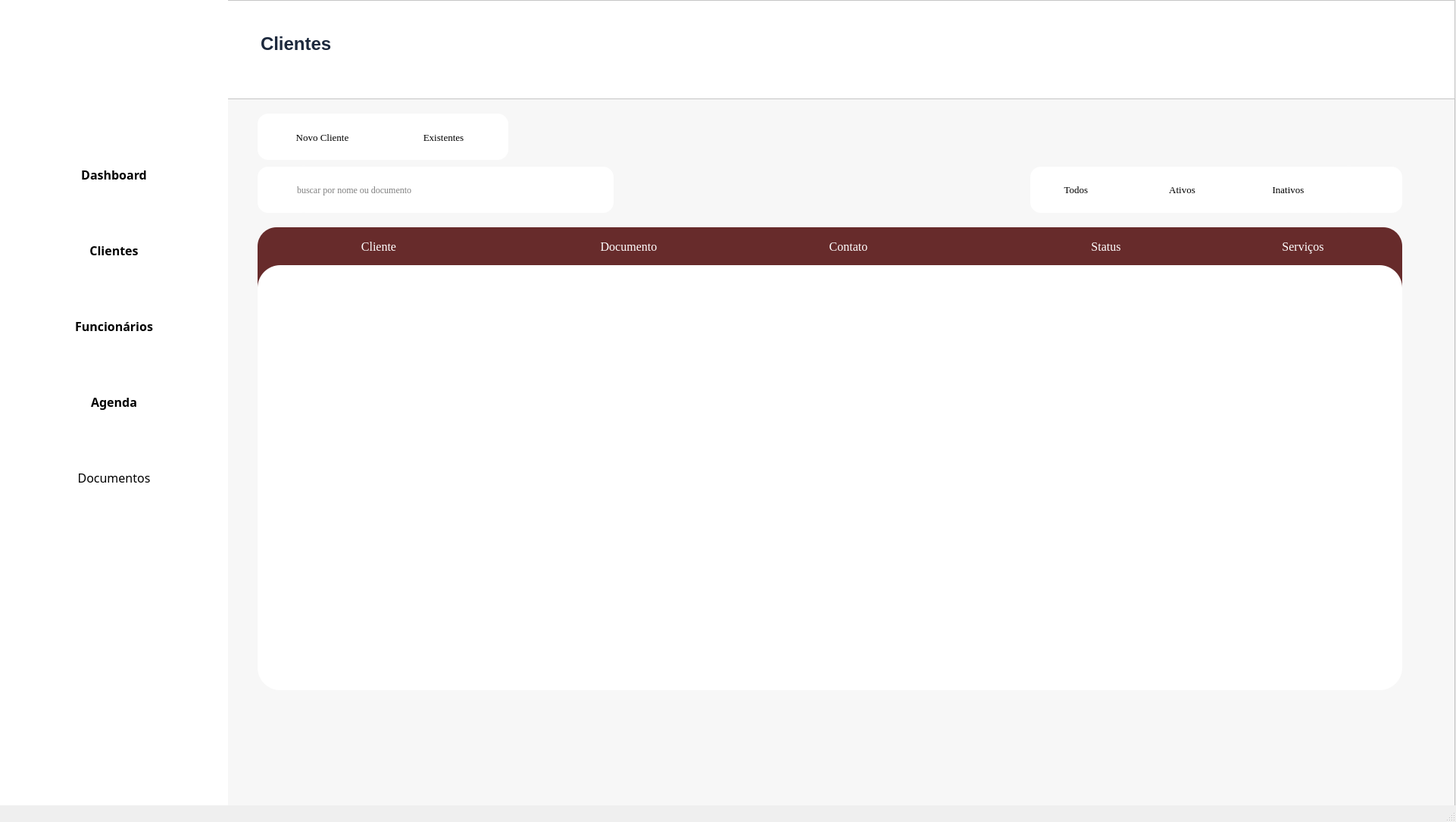
<?xml version="1.0" encoding="UTF-8"?>
<ui version="4.0">
 <class>MainWindow</class>
 <widget class="QMainWindow" name="MainWindow">
  <property name="geometry">
   <rect>
    <x>0</x>
    <y>0</y>
    <width>1922</width>
    <height>1085</height>
   </rect>
  </property>
  <property name="cursor">
   <cursorShape>PointingHandCursor</cursorShape>
  </property>
  <property name="windowTitle">
   <string>MainWindow</string>
  </property>
  <widget class="QWidget" name="centralwidget">
   <widget class="QFrame" name="frame_3">
    <property name="geometry">
     <rect>
      <x>300</x>
      <y>130</y>
      <width>1621</width>
      <height>951</height>
     </rect>
    </property>
    <property name="toolTip">
     <string/>
    </property>
    <property name="styleSheet">
     <string notr="true">background-color: rgb(247, 247, 247);
</string>
    </property>
    <property name="frameShape">
     <enum>QFrame::StyledPanel</enum>
    </property>
    <property name="frameShadow">
     <enum>QFrame::Raised</enum>
    </property>
    <widget class="QFrame" name="Frame_Cliente">
     <property name="geometry">
      <rect>
       <x>40</x>
       <y>220</y>
       <width>1511</width>
       <height>561</height>
      </rect>
     </property>
     <property name="layoutDirection">
      <enum>Qt::RightToLeft</enum>
     </property>
     <property name="styleSheet">
      <string notr="true">#Frame_Cliente {
	background-color: white;
    border-radius: 30%;
	padding: 8px;
}
</string>
     </property>
     <property name="frameShape">
      <enum>QFrame::StyledPanel</enum>
     </property>
     <property name="frameShadow">
      <enum>QFrame::Raised</enum>
     </property>
    </widget>
    <widget class="QLineEdit" name="lineEdit">
     <property name="geometry">
      <rect>
       <x>90</x>
       <y>90</y>
       <width>420</width>
       <height>61</height>
      </rect>
     </property>
     <property name="font">
      <font>
       <family>Georgia</family>
      </font>
     </property>
     <property name="styleSheet">
      <string notr="true">background-color: white;
border-radius: 14px;</string>
     </property>
     <property name="inputMask">
      <string/>
     </property>
     <property name="text">
      <string/>
     </property>
     <property name="maxLength">
      <number>32767</number>
     </property>
     <property name="echoMode">
      <enum>QLineEdit::Normal</enum>
     </property>
     <property name="placeholderText">
      <string>buscar por nome ou documento</string>
     </property>
    </widget>
    <widget class="QPushButton" name="pushButton_3">
     <property name="geometry">
      <rect>
       <x>40</x>
       <y>90</y>
       <width>71</width>
       <height>61</height>
      </rect>
     </property>
     <property name="cursor">
      <cursorShape>PointingHandCursor</cursorShape>
     </property>
     <property name="layoutDirection">
      <enum>Qt::LeftToRight</enum>
     </property>
     <property name="styleSheet">
      <string notr="true">background-color: white;
border-radius: 14px;</string>
     </property>
     <property name="text">
      <string/>
     </property>
     <property name="icon">
      <iconset>
       <normaloff>../Source/lupa.png</normaloff>../Source/lupa.png</iconset>
     </property>
     <property name="flat">
      <bool>false</bool>
     </property>
    </widget>
    <widget class="QFrame" name="frame_4">
     <property name="geometry">
      <rect>
       <x>40</x>
       <y>20</y>
       <width>331</width>
       <height>61</height>
      </rect>
     </property>
     <property name="styleSheet">
      <string notr="true">background-color: white;
border-radius: 14px;</string>
     </property>
     <property name="frameShape">
      <enum>QFrame::StyledPanel</enum>
     </property>
     <property name="frameShadow">
      <enum>QFrame::Raised</enum>
     </property>
     <widget class="QPushButton" name="pushButton_2">
      <property name="geometry">
       <rect>
        <x>180</x>
        <y>11</y>
        <width>131</width>
        <height>41</height>
       </rect>
      </property>
      <property name="font">
       <font>
        <family>Georgia</family>
        <pointsize>10</pointsize>
       </font>
      </property>
      <property name="text">
       <string>Existentes</string>
      </property>
      <property name="icon">
       <iconset>
        <normaloff>../Source/utilizador.png</normaloff>../Source/utilizador.png</iconset>
      </property>
      <property name="iconSize">
       <size>
        <width>20</width>
        <height>20</height>
       </size>
      </property>
     </widget>
     <widget class="QPushButton" name="pushButton">
      <property name="geometry">
       <rect>
        <x>20</x>
        <y>11</y>
        <width>131</width>
        <height>41</height>
       </rect>
      </property>
      <property name="font">
       <font>
        <family>Georgia</family>
        <pointsize>10</pointsize>
       </font>
      </property>
      <property name="text">
       <string>Novo Cliente</string>
      </property>
      <property name="icon">
       <iconset>
        <normaloff>../Source/botao-adicionar.png</normaloff>../Source/botao-adicionar.png</iconset>
      </property>
      <property name="iconSize">
       <size>
        <width>20</width>
        <height>20</height>
       </size>
      </property>
     </widget>
    </widget>
    <widget class="QFrame" name="frame_5">
     <property name="geometry">
      <rect>
       <x>1060</x>
       <y>90</y>
       <width>431</width>
       <height>61</height>
      </rect>
     </property>
     <property name="font">
      <font>
       <family>Georgia</family>
      </font>
     </property>
     <property name="styleSheet">
      <string notr="true">background-color: white;
border-radius: 14px;</string>
     </property>
     <property name="frameShape">
      <enum>QFrame::StyledPanel</enum>
     </property>
     <property name="frameShadow">
      <enum>QFrame::Raised</enum>
     </property>
     <widget class="QPushButton" name="pushButton_5">
      <property name="geometry">
       <rect>
        <x>0</x>
        <y>10</y>
        <width>121</width>
        <height>41</height>
       </rect>
      </property>
      <property name="font">
       <font>
        <family>Georgia</family>
        <pointsize>10</pointsize>
       </font>
      </property>
      <property name="cursor">
       <cursorShape>PointingHandCursor</cursorShape>
      </property>
      <property name="text">
       <string>Todos</string>
      </property>
      <property name="icon">
       <iconset>
        <normaloff>../Source/utilizador.png</normaloff>../Source/utilizador.png</iconset>
      </property>
     </widget>
     <widget class="QPushButton" name="pushButton_4">
      <property name="geometry">
       <rect>
        <x>140</x>
        <y>10</y>
        <width>121</width>
        <height>41</height>
       </rect>
      </property>
      <property name="font">
       <font>
        <family>Georgia</family>
        <pointsize>10</pointsize>
       </font>
      </property>
      <property name="cursor">
       <cursorShape>PointingHandCursor</cursorShape>
      </property>
      <property name="text">
       <string>Ativos</string>
      </property>
      <property name="icon">
       <iconset>
        <normaloff>../do-utilizador.png</normaloff>../do-utilizador.png</iconset>
      </property>
     </widget>
     <widget class="QPushButton" name="pushButton_6">
      <property name="geometry">
       <rect>
        <x>280</x>
        <y>10</y>
        <width>121</width>
        <height>41</height>
       </rect>
      </property>
      <property name="font">
       <font>
        <family>Georgia</family>
        <pointsize>10</pointsize>
       </font>
      </property>
      <property name="cursor">
       <cursorShape>PointingHandCursor</cursorShape>
      </property>
      <property name="text">
       <string>Inativos</string>
      </property>
      <property name="icon">
       <iconset>
        <normaloff>../do-utilizador.png</normaloff>../do-utilizador.png</iconset>
      </property>
     </widget>
    </widget>
    <widget class="QPushButton" name="pushButton_7">
     <property name="geometry">
      <rect>
       <x>1470</x>
       <y>90</y>
       <width>81</width>
       <height>61</height>
      </rect>
     </property>
     <property name="font">
      <font>
       <pointsize>5</pointsize>
      </font>
     </property>
     <property name="cursor">
      <cursorShape>PointingHandCursor</cursorShape>
     </property>
     <property name="styleSheet">
      <string notr="true">background-color: white;
border-radius: 14px;</string>
     </property>
     <property name="text">
      <string/>
     </property>
     <property name="icon">
      <iconset>
       <normaloff>../Source/filtro.png</normaloff>../Source/filtro.png</iconset>
     </property>
     <property name="iconSize">
      <size>
       <width>25</width>
       <height>25</height>
      </size>
     </property>
    </widget>
    <widget class="QFrame" name="Linha_Informacao">
     <property name="geometry">
      <rect>
       <x>40</x>
       <y>170</y>
       <width>1511</width>
       <height>101</height>
      </rect>
     </property>
     <property name="font">
      <font>
       <family>Georgia</family>
      </font>
     </property>
     <property name="styleSheet">
      <string notr="true">background-color: rgb(103, 43, 43);
border-radius: 25px;
color: rgb(255, 255, 255);
</string>
     </property>
     <property name="frameShape">
      <enum>QFrame::StyledPanel</enum>
     </property>
     <property name="frameShadow">
      <enum>QFrame::Raised</enum>
     </property>
     <widget class="QLabel" name="label_4">
      <property name="geometry">
       <rect>
        <x>1050</x>
        <y>13</y>
        <width>140</width>
        <height>25</height>
       </rect>
      </property>
      <property name="font">
       <font>
        <family>Georgia</family>
        <pointsize>12</pointsize>
        <weight>50</weight>
        <italic>false</italic>
        <bold>false</bold>
       </font>
      </property>
      <property name="styleSheet">
       <string notr="true">color:rgb(255, 255, 255)</string>
      </property>
      <property name="frameShape">
       <enum>QFrame::NoFrame</enum>
      </property>
      <property name="text">
       <string>Status</string>
      </property>
      <property name="alignment">
       <set>Qt::AlignCenter</set>
      </property>
     </widget>
     <widget class="QLabel" name="label">
      <property name="geometry">
       <rect>
        <x>90</x>
        <y>13</y>
        <width>140</width>
        <height>25</height>
       </rect>
      </property>
      <property name="font">
       <font>
        <family>Georgia</family>
        <pointsize>12</pointsize>
        <weight>50</weight>
        <italic>false</italic>
        <bold>false</bold>
       </font>
      </property>
      <property name="styleSheet">
       <string notr="true">color:rgb(255, 255, 255)</string>
      </property>
      <property name="frameShape">
       <enum>QFrame::NoFrame</enum>
      </property>
      <property name="text">
       <string>Cliente</string>
      </property>
      <property name="alignment">
       <set>Qt::AlignCenter</set>
      </property>
     </widget>
     <widget class="QLabel" name="label_5">
      <property name="geometry">
       <rect>
        <x>1310</x>
        <y>13</y>
        <width>140</width>
        <height>25</height>
       </rect>
      </property>
      <property name="font">
       <font>
        <family>Georgia</family>
        <pointsize>12</pointsize>
        <weight>50</weight>
        <italic>false</italic>
        <bold>false</bold>
       </font>
      </property>
      <property name="styleSheet">
       <string notr="true">color:rgb(255, 255, 255)</string>
      </property>
      <property name="frameShape">
       <enum>QFrame::NoFrame</enum>
      </property>
      <property name="text">
       <string>Serviços</string>
      </property>
      <property name="alignment">
       <set>Qt::AlignCenter</set>
      </property>
     </widget>
     <widget class="QLabel" name="label_3">
      <property name="geometry">
       <rect>
        <x>710</x>
        <y>13</y>
        <width>140</width>
        <height>25</height>
       </rect>
      </property>
      <property name="font">
       <font>
        <family>Georgia</family>
        <pointsize>12</pointsize>
        <weight>50</weight>
        <italic>false</italic>
        <bold>false</bold>
       </font>
      </property>
      <property name="styleSheet">
       <string notr="true">color:rgb(255, 255, 255)</string>
      </property>
      <property name="frameShape">
       <enum>QFrame::NoFrame</enum>
      </property>
      <property name="text">
       <string>Contato</string>
      </property>
      <property name="alignment">
       <set>Qt::AlignCenter</set>
      </property>
     </widget>
     <widget class="QLabel" name="label_2">
      <property name="geometry">
       <rect>
        <x>420</x>
        <y>13</y>
        <width>140</width>
        <height>25</height>
       </rect>
      </property>
      <property name="font">
       <font>
        <family>Georgia</family>
        <pointsize>12</pointsize>
        <weight>50</weight>
        <italic>false</italic>
        <bold>false</bold>
       </font>
      </property>
      <property name="styleSheet">
       <string notr="true">color:rgb(255, 255, 255)</string>
      </property>
      <property name="frameShape">
       <enum>QFrame::NoFrame</enum>
      </property>
      <property name="text">
       <string>Documento</string>
      </property>
      <property name="alignment">
       <set>Qt::AlignCenter</set>
      </property>
     </widget>
    </widget>
    <zorder>pushButton_3</zorder>
    <zorder>Linha_Informacao</zorder>
    <zorder>frame_5</zorder>
    <zorder>Frame_Cliente</zorder>
    <zorder>lineEdit</zorder>
    <zorder>frame_4</zorder>
    <zorder>pushButton_7</zorder>
   </widget>
   <widget class="QFrame" name="frame_2">
    <property name="geometry">
     <rect>
      <x>0</x>
      <y>0</y>
      <width>1921</width>
      <height>131</height>
     </rect>
    </property>
    <property name="styleSheet">
     <string notr="true">background-color: rgb(255,255,255);</string>
    </property>
    <property name="frameShape">
     <enum>QFrame::StyledPanel</enum>
    </property>
    <property name="frameShadow">
     <enum>QFrame::Raised</enum>
    </property>
    <widget class="QTextBrowser" name="textBrowser_2">
     <property name="geometry">
      <rect>
       <x>340</x>
       <y>40</y>
       <width>256</width>
       <height>51</height>
      </rect>
     </property>
     <property name="autoFillBackground">
      <bool>false</bool>
     </property>
     <property name="styleSheet">
      <string notr="true">border: 0px;
color:rgb(29, 41, 61);</string>
     </property>
     <property name="html">
      <string>&lt;!DOCTYPE HTML PUBLIC &quot;-//W3C//DTD HTML 4.0//EN&quot; &quot;http://www.w3.org/TR/REC-html40/strict.dtd&quot;&gt;
&lt;html&gt;&lt;head&gt;&lt;meta name=&quot;qrichtext&quot; content=&quot;1&quot; /&gt;&lt;style type=&quot;text/css&quot;&gt;
p, li { white-space: pre-wrap; }
&lt;/style&gt;&lt;/head&gt;&lt;body style=&quot; font-family:'MS Shell Dlg 2'; font-size:8.25pt; font-weight:400; font-style:normal;&quot;&gt;
&lt;p style=&quot; margin-top:0px; margin-bottom:0px; margin-left:0px; margin-right:0px; -qt-block-indent:0; text-indent:0px;&quot;&gt;&lt;span style=&quot; font-size:18pt; font-weight:600;&quot;&gt;Clientes&lt;/span&gt;&lt;/p&gt;&lt;/body&gt;&lt;/html&gt;</string>
     </property>
    </widget>
   </widget>
   <widget class="QFrame" name="frame">
    <property name="geometry">
     <rect>
      <x>0</x>
      <y>0</y>
      <width>301</width>
      <height>1081</height>
     </rect>
    </property>
    <property name="styleSheet">
     <string notr="true">background-color: rgb(255,255,255);
border: 1px;
box-shadow: 5px 5px 5px;
border-color:  rgb(149, 149, 149);</string>
    </property>
    <widget class="QPushButton" name="dashboard_button">
     <property name="geometry">
      <rect>
       <x>20</x>
       <y>200</y>
       <width>261</width>
       <height>61</height>
      </rect>
     </property>
     <property name="font">
      <font>
       <family>Segoe UI Semibold</family>
       <pointsize>12</pointsize>
       <weight>75</weight>
       <bold>true</bold>
      </font>
     </property>
     <property name="cursor">
      <cursorShape>PointingHandCursor</cursorShape>
     </property>
     <property name="layoutDirection">
      <enum>Qt::LeftToRight</enum>
     </property>
     <property name="styleSheet">
      <string notr="true">text-align: left;
color: rgb(139, 139, 139);
padding-left: 10px;
border-radius:10px;
hover-color {
	background-color:rgb(254, 242, 242 solid);
	color:rgb(159, 7, 18);
}</string>
     </property>
     <property name="text">
      <string>Dashboard</string>
     </property>
     <property name="icon">
      <iconset>
       <normaloff>../Source/dashboard.png</normaloff>../Source/dashboard.png</iconset>
     </property>
     <property name="iconSize">
      <size>
       <width>50</width>
       <height>50</height>
      </size>
     </property>
    </widget>
    <widget class="QPushButton" name="clientes_button">
     <property name="geometry">
      <rect>
       <x>20</x>
       <y>300</y>
       <width>261</width>
       <height>61</height>
      </rect>
     </property>
     <property name="font">
      <font>
       <family>Segoe UI Semibold</family>
       <pointsize>12</pointsize>
       <weight>75</weight>
       <bold>true</bold>
      </font>
     </property>
     <property name="cursor">
      <cursorShape>PointingHandCursor</cursorShape>
     </property>
     <property name="styleSheet">
      <string notr="true">text-align: left;
color: rgb(139, 139, 139);
padding-left: 10px;
border-radius:10px;
hover-color {
	background-color:rgb(254, 242, 242 solid);
	color:rgb(159, 7, 18);
}</string>
     </property>
     <property name="text">
      <string>Clientes</string>
     </property>
     <property name="icon">
      <iconset>
       <normaloff>../Source/cliente.png</normaloff>../Source/cliente.png</iconset>
     </property>
     <property name="iconSize">
      <size>
       <width>40</width>
       <height>40</height>
      </size>
     </property>
    </widget>
    <widget class="QPushButton" name="funcionarios_button">
     <property name="geometry">
      <rect>
       <x>20</x>
       <y>400</y>
       <width>261</width>
       <height>61</height>
      </rect>
     </property>
     <property name="font">
      <font>
       <family>Segoe UI Semibold</family>
       <pointsize>12</pointsize>
       <weight>75</weight>
       <bold>true</bold>
      </font>
     </property>
     <property name="cursor">
      <cursorShape>PointingHandCursor</cursorShape>
     </property>
     <property name="styleSheet">
      <string notr="true">text-align: left;
color: rgb(139, 139, 139);
padding-left: 10px;
border-radius:10px;
hover-color {
	background-color:rgb(254, 242, 242 solid);
	color:rgb(159, 7, 18);
}</string>
     </property>
     <property name="text">
      <string>Funcionários</string>
     </property>
     <property name="icon">
      <iconset>
       <normaloff>../Source/funcionarios.png</normaloff>../Source/funcionarios.png</iconset>
     </property>
     <property name="iconSize">
      <size>
       <width>40</width>
       <height>40</height>
      </size>
     </property>
    </widget>
    <widget class="QPushButton" name="agenda_button">
     <property name="geometry">
      <rect>
       <x>20</x>
       <y>500</y>
       <width>261</width>
       <height>61</height>
      </rect>
     </property>
     <property name="font">
      <font>
       <family>Segoe UI Semibold</family>
       <pointsize>12</pointsize>
       <weight>75</weight>
       <bold>true</bold>
      </font>
     </property>
     <property name="cursor">
      <cursorShape>PointingHandCursor</cursorShape>
     </property>
     <property name="styleSheet">
      <string notr="true">text-align: left;
color: rgb(139, 139, 139);
padding-left: 10px;
border-radius:10px;
hover-color {
	background-color:rgb(254, 242, 242 solid);
	color:rgb(159, 7, 18);
}</string>
     </property>
     <property name="text">
      <string>Agenda</string>
     </property>
     <property name="icon">
      <iconset>
       <normaloff>../Source/agenda.png</normaloff>../Source/agenda.png</iconset>
     </property>
     <property name="iconSize">
      <size>
       <width>50</width>
       <height>50</height>
      </size>
     </property>
    </widget>
    <widget class="QPushButton" name="relatorios_button">
     <property name="geometry">
      <rect>
       <x>20</x>
       <y>600</y>
       <width>261</width>
       <height>61</height>
      </rect>
     </property>
     <property name="font">
      <font>
       <family>Segoe UI Semibold</family>
       <pointsize>12</pointsize>
       <weight>50</weight>
       <bold>false</bold>
      </font>
     </property>
     <property name="cursor">
      <cursorShape>PointingHandCursor</cursorShape>
     </property>
     <property name="styleSheet">
      <string notr="true">text-align: left;
color: rgb(139, 139, 139);
padding-left: 10px;
border-radius:10px;
hover-color {
	background-color:rgb(254, 242, 242 solid);
	color:rgb(159, 7, 18);
}</string>
     </property>
     <property name="text">
      <string>Documentos</string>
     </property>
     <property name="icon">
      <iconset>
       <normaloff>../Source/documentos.png</normaloff>../Source/documentos.png</iconset>
     </property>
     <property name="iconSize">
      <size>
       <width>50</width>
       <height>50</height>
      </size>
     </property>
    </widget>
    <widget class="QLabel" name="label_6">
     <property name="geometry">
      <rect>
       <x>40</x>
       <y>10</y>
       <width>191</width>
       <height>181</height>
      </rect>
     </property>
     <property name="text">
      <string/>
     </property>
     <property name="textFormat">
      <enum>Qt::AutoText</enum>
     </property>
     <property name="pixmap">
      <pixmap>../Source/Cenicos.jpg</pixmap>
     </property>
     <property name="scaledContents">
      <bool>true</bool>
     </property>
    </widget>
   </widget>
  </widget>
  <widget class="QStatusBar" name="statusbar"/>
 </widget>
 <resources/>
 <connections/>
</ui>
